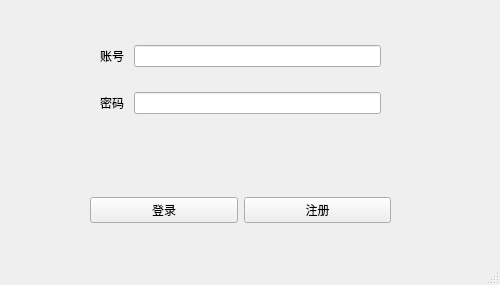
<?xml version="1.0" encoding="UTF-8"?>
<ui version="4.0">
 <class>login</class>
 <widget class="QMainWindow" name="login">
  <property name="geometry">
   <rect>
    <x>0</x>
    <y>0</y>
    <width>500</width>
    <height>285</height>
   </rect>
  </property>
  <property name="windowTitle">
   <string>朴实无华的登陆界面</string>
  </property>
  <widget class="QWidget" name="centralwidget">
   <widget class="QWidget" name="gridLayoutWidget">
    <property name="geometry">
     <rect>
      <x>90</x>
      <y>30</y>
      <width>301</width>
      <height>101</height>
     </rect>
    </property>
    <layout class="QGridLayout" name="gridLayout">
     <property name="leftMargin">
      <number>10</number>
     </property>
     <property name="topMargin">
      <number>10</number>
     </property>
     <property name="rightMargin">
      <number>10</number>
     </property>
     <property name="bottomMargin">
      <number>10</number>
     </property>
     <property name="horizontalSpacing">
      <number>10</number>
     </property>
     <property name="verticalSpacing">
      <number>20</number>
     </property>
     <item row="0" column="0">
      <widget class="QLabel" name="label">
       <property name="text">
        <string>账号</string>
       </property>
      </widget>
     </item>
     <item row="2" column="0">
      <widget class="QLabel" name="label_3">
       <property name="text">
        <string>密码</string>
       </property>
      </widget>
     </item>
     <item row="0" column="1">
      <widget class="QLineEdit" name="UsrEdit"/>
     </item>
     <item row="2" column="1">
      <widget class="QLineEdit" name="PwdEdit"/>
     </item>
    </layout>
   </widget>
   <widget class="QWidget" name="horizontalLayoutWidget">
    <property name="geometry">
     <rect>
      <x>90</x>
      <y>190</y>
      <width>301</width>
      <height>41</height>
     </rect>
    </property>
    <layout class="QHBoxLayout" name="horizontalLayout">
     <item>
      <widget class="QPushButton" name="loginbutton">
       <property name="text">
        <string>登录</string>
       </property>
      </widget>
     </item>
     <item>
      <widget class="QPushButton" name="regbutton">
       <property name="text">
        <string>注册</string>
       </property>
      </widget>
     </item>
    </layout>
   </widget>
  </widget>
  <widget class="QStatusBar" name="statusbar"/>
 </widget>
 <resources/>
 <connections/>
</ui>
